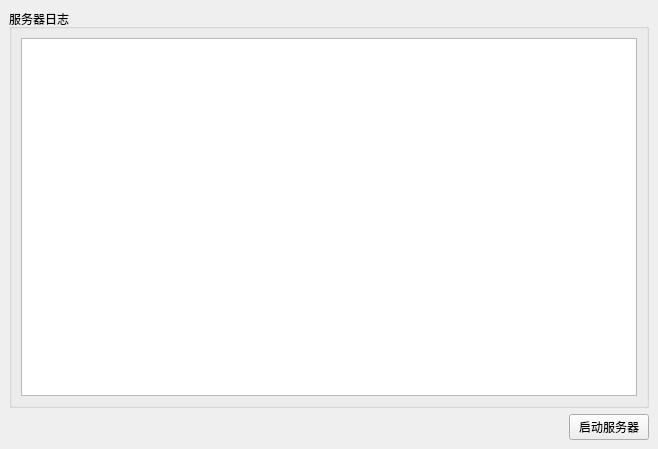
<?xml version="1.0" encoding="UTF-8"?>
<ui version="4.0">
 <class>MainWindow</class>
 <widget class="QMainWindow" name="MainWindow">
  <property name="geometry">
   <rect>
    <x>0</x>
    <y>0</y>
    <width>658</width>
    <height>449</height>
   </rect>
  </property>
  <property name="windowTitle">
   <string>服务器</string>
  </property>
  <widget class="QWidget" name="centralwidget">
   <layout class="QVBoxLayout" name="verticalLayout_2">
    <item>
     <widget class="QGroupBox" name="groupBox">
      <property name="title">
       <string>服务器日志</string>
      </property>
      <layout class="QVBoxLayout" name="verticalLayout">
       <item>
        <widget class="QPlainTextEdit" name="logEditor"/>
       </item>
      </layout>
     </widget>
    </item>
    <item>
     <layout class="QHBoxLayout" name="horizontalLayout">
      <item>
       <spacer name="horizontalSpacer">
        <property name="orientation">
         <enum>Qt::Orientation::Horizontal</enum>
        </property>
        <property name="sizeHint" stdset="0">
         <size>
          <width>40</width>
          <height>20</height>
         </size>
        </property>
       </spacer>
      </item>
      <item>
       <widget class="QPushButton" name="startStopButton">
        <property name="text">
         <string>启动服务器</string>
        </property>
       </widget>
      </item>
     </layout>
    </item>
   </layout>
  </widget>
 </widget>
 <resources/>
 <connections/>
</ui>
